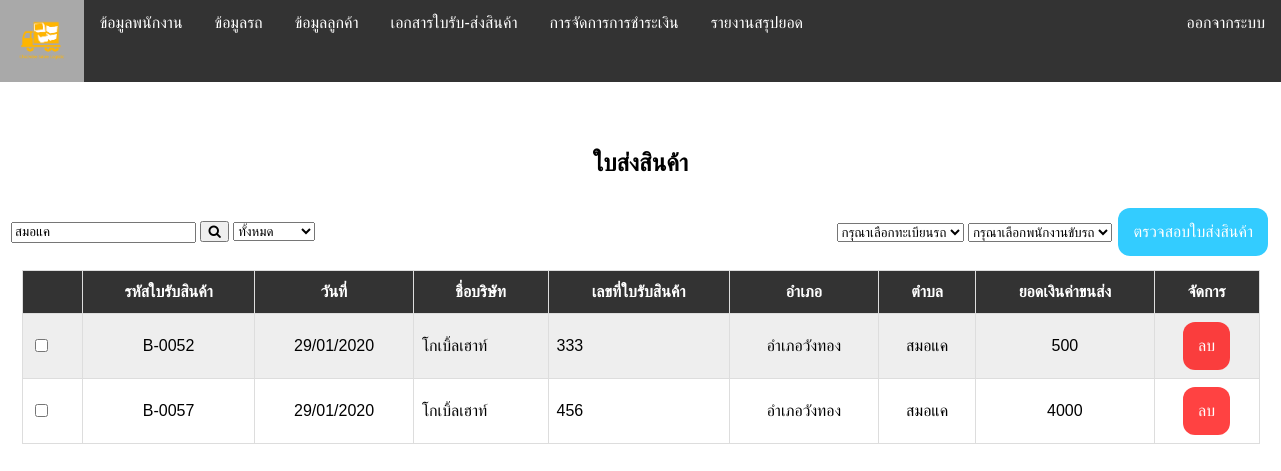
Page /receipt_show.php?txtKeyword=สมอแค on the earlier database version.
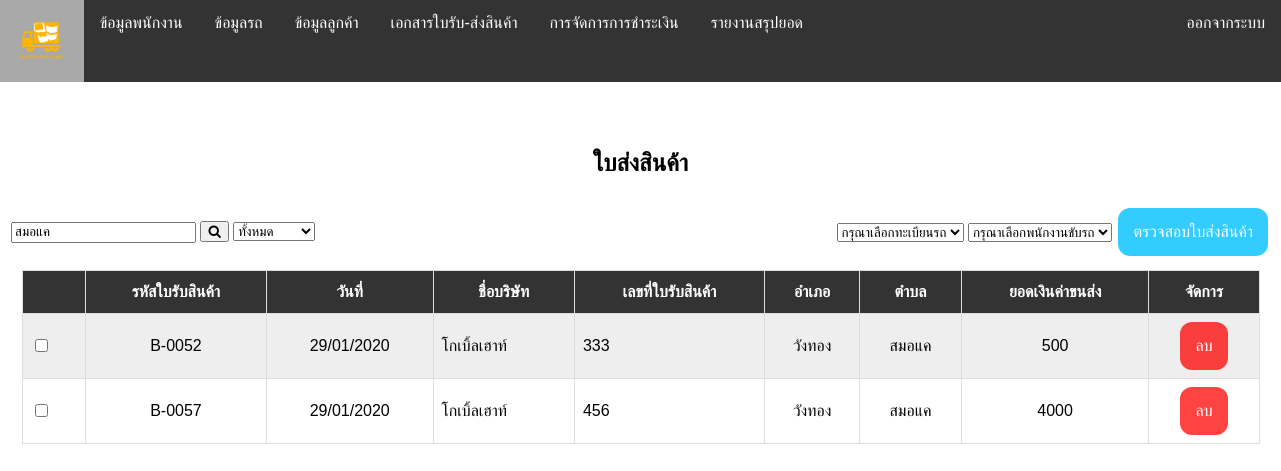
Same page on the later database version.
### tables this page shows
CREATE TABLE `tb_waybill` (
  `wb_id` int(10) NOT NULL COMMENT 'auto',
  `wb_nbook` varchar(8) NOT NULL COMMENT 'เล่มที่',
  `wb_date` varchar(50) NOT NULL COMMENT 'วันที่',
  `wb_money` float NOT NULL COMMENT 'จำนวนเงิน',
  `wb_payment` enum('ยังไม่ได้ชำระ','ชำระแล้ว') NOT NULL COMMENT 'สถานะ',
  `wb_img` varchar(100) NOT NULL COMMENT 'รูปภาพ',
  `wb_nber` varchar(10) NOT NULL COMMENT 'เลขที่',
  `customer_id` varchar(10) NOT NULL COMMENT 'เรียกใช้มาจากตารางลูกค้า',
  `car_id` int(5) NOT NULL COMMENT 'เรียกใช้มาจากตารางข้อมูลรถ',
  `wb_id_set` varchar(8) DEFAULT NULL,
  `tb_inv_status` int(11) NOT NULL
);

CREATE TABLE `tb_customer` (
  `cus_id` int(5) NOT NULL COMMENT 'รหัสลูกค้า',
  `customer_id` varchar(10) NOT NULL,
  `cus_compan` varchar(40) NOT NULL COMMENT 'ชื่อบริษัท',
  `cus_house` varchar(8) NOT NULL COMMENT 'บ้านเลขที่',
  `cus_vill` int(5) NOT NULL COMMENT 'หมู่ที่',
  `cus_sub` varchar(20) NOT NULL COMMENT 'ตำบล',
  `cus_area` varchar(20) NOT NULL COMMENT 'อำเภอ',
  `cus_pro` varchar(20) NOT NULL COMMENT 'จังหวัด',
  `cus_pos` varchar(5) NOT NULL COMMENT 'รหัสไปรษณีย์',
  `cus_tle` varchar(10) NOT NULL COMMENT 'เบอร์โทรศัพท์',
  `cus_tin` varchar(13) NOT NULL COMMENT 'เลขประจำตัวผู้เสียภาษี'
);

### receipt_show.php (the view, shortened to what this page needs)
<?php require_once('nevbar.php');
Nevbar(); ?>
<?php require_once('Connections/myconnect.php'); ?>
<?php
$query_waybill = "SELECT * FROM tb_waybill
LEFT JOIN tb_customer
ON tb_waybill.customer_id = tb_customer.cus_id
LEFT JOIN tb_car
ON tb_waybill.car_id = tb_car.car_id
WHERE (tb_customer.cus_sub LIKE '%".$_GET["txtKeyword"]."%' or tb_customer.cus_area LIKE '%".$_GET["txtKeyword"]."%' or wb_payment LIKE '%".$_GET["txtKeyword"]."%' )
ORDER BY wb_id";
$waybill = mysql_query($query_waybill, $myconnect) or die(mysql_error());
?>
<!DOCTYPE html PUBLIC "-//W3C//DTD XHTML 1.0 Transitional//EN" "http://www.w3.org/TR/xhtml1/DTD/xhtml1-transitional.dtd">
<html xmlns="http://www.w3.org/1999/xhtml">
<head>
<link rel="stylesheet" href="index.css">
</head>
<body>
<table  width="100%" height="477" align="center">
  <tr>
    <td colspan="2">&nbsp;</td>
  </tr>
  <tr>
    <td colspan="2">&nbsp;</td>
  </tr>
  <tr>
    <td colspan="2"><h2 align="center">ใบส่งสินค้า</td>
  </tr>
  <tr>
    <td height="22" colspan="2">
      <div align="left">
        <div align="center">
          <table  width="1265">
            <tr>
              <td width="226">
            <form name="frmSearch" method="get" action="<?php echo $_SERVER['SCRIPT_NAME'];?>">
               <input name="txtKeyword" type="text" id="txtKeyword" value="<?php echo $_GET["txtKeyword"];?>">
               <button type="submit"><i class="fa fa-search"></i></button>
                <select name="dd_input" id="select2">
                  <option value="All">ทั้งหมด</option>
                </select></td>
             <form name="myForm" action="waybill_insert_pdf.php" onsubmit="return validateForm()" method="POST" enctype="multipart/form-data">
              <td width="291"><div align="right">
              <select name="car_id" id="car_id">
              <option selected disabled hidden>กรุณาเลือกทะเบียนรถ</option>
              </select>
              <select name="staff_id" id="staff_id">
              <option selected disabled hidden>กรุณาเลือกพนักงานขับรถ</option>
              </select>
                              <button class="buttonadd" >ตรวจสอบใบส่งสินค้า</button>
                              </div>
                </div></td>
              </tr>
          </table>
  <tr>
    <td height="27" colspan="2">
      <div align="center">
        <table  width="1244">
          <tr>
            <td width="906"><div align="center">
              <table id='customers' width="1236" height="67">
                <tr >
                  <th ><div> </div></th>
                  <th ><div align="center">รหัสใบรับสินค้า</div></th>
                  <th ><div align="center">วันที่</div></th>
                  <th ><div align="center">ชื่อบริษัท</div></th>
                  <th ><div align="center">เลขที่ใบรับสินค้า</div></th>
                  <th ><div align="center">อำเภอ</div></th>
                  <th ><div align="center">ตำบล</div></th>
                  <th ><div align="center">ยอดเงินค่าขนส่ง</div></th>
                  <th ><div align="center">จัดการ</div></th>
                </tr>
                <tr>
                  <?php while($row_waybill = mysql_fetch_array($waybill)) { ?>
                  <td><input type='checkbox' name='listData[]' value='<?php echo $row_waybill["wb_id"]; ?>'></td>
                  <td height="33"><div align="center"><?php echo $row_waybill["wb_id_set"]; ?></div></td>
                  <td><div align="center"><?php $date=date_create($row_waybill['wb_date']); echo date_format($date,"d/m/Y"); ?></td>
                  <td><div ><?php echo $row_waybill['cus_compan']; ?></div></td>
                  <td><div ><?php echo $row_waybill['wb_nbook']; ?></div></td>
                  <td><div align="center"><?php echo $row_waybill['cus_area']; ?></div></td>
                  <td><div align="center"><?php echo $row_waybill['cus_sub']; ?></div></td>
                  <td><div align="center"><?php echo $row_waybill['wb_money']; ?></div></td>
                      <td ><div align="center">
                      <a class="btndel" href="waybill_del.php?id=<?php echo $row_waybill['wb_id']; ?>?staff_id=<?php echo $row_waybill['waybill_id']; ?>"onclick="return confirm('ยืนยันที่จะลบข้อมูลหรือไม่ ?')">ลบ</a>
                      </td>
                  </tr>
                <? } ?>
              </table>
            </div></td>
            </tr>
      <p>&nbsp;</p>
</body>
</html>

Differences in the rows shown:
changed tb_waybill (number 1 of 2 on the later page): customer.cus_area "อำเภอวังทอง" → "วังทอง"
changed tb_waybill (number 2 of 2 on the later page): customer.cus_area "อำเภอวังทอง" → "วังทอง"
